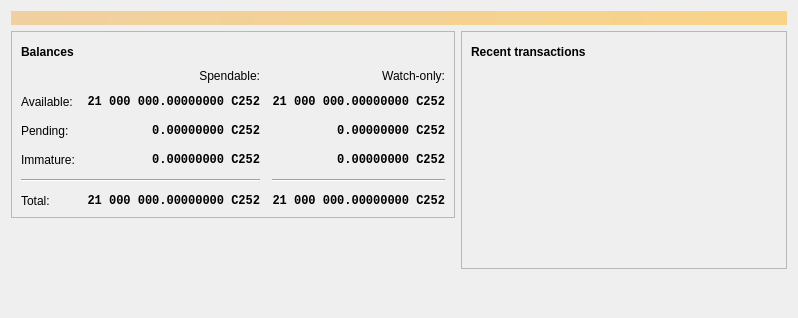
<?xml version="1.0" encoding="UTF-8"?>
<ui version="4.0">
 <class>OverviewPage</class>
 <widget class="QWidget" name="OverviewPage">
  <property name="geometry">
   <rect>
    <x>0</x>
    <y>0</y>
    <width>798</width>
    <height>318</height>
   </rect>
  </property>
  <property name="windowTitle">
   <string>Form</string>
  </property>
  <layout class="QVBoxLayout" name="topLayout">
   <item>
    <widget class="QLabel" name="labelAlerts">
     <property name="visible">
      <bool>false</bool>
     </property>
     <property name="styleSheet">
      <string notr="true">QLabel { background-color: qlineargradient(x1: 0, y1: 0, x2: 1, y2: 0, stop:0 #F0D0A0, stop:1 #F8D488); color:#000000; }</string>
     </property>
     <property name="wordWrap">
      <bool>true</bool>
     </property>
     <property name="margin">
      <number>3</number>
     </property>
     <property name="textInteractionFlags">
      <set>Qt::TextSelectableByMouse</set>
     </property>
    </widget>
   </item>
   <item>
    <layout class="QHBoxLayout" name="horizontalLayout" stretch="1,1">
     <item>
      <layout class="QVBoxLayout" name="verticalLayout_2">
       <item>
        <widget class="QFrame" name="frame">
         <property name="frameShape">
          <enum>QFrame::StyledPanel</enum>
         </property>
         <property name="frameShadow">
          <enum>QFrame::Raised</enum>
         </property>
         <layout class="QVBoxLayout" name="verticalLayout_4">
          <item>
           <layout class="QHBoxLayout" name="horizontalLayout_4">
            <item>
             <widget class="QLabel" name="label_5">
              <property name="font">
               <font>
                <weight>75</weight>
                <bold>true</bold>
               </font>
              </property>
              <property name="text">
               <string>Balances</string>
              </property>
             </widget>
            </item>
            <item>
             <widget class="QPushButton" name="labelWalletStatus">
              <property name="enabled">
               <bool>true</bool>
              </property>
              <property name="maximumSize">
               <size>
                <width>30</width>
                <height>16777215</height>
               </size>
              </property>
              <property name="toolTip">
               <string>The displayed information may be out of date. Your wallet automatically synchronizes with the Californium network after a connection is established, but this process has not completed yet.</string>
              </property>
              <property name="text">
               <string/>
              </property>
              <property name="icon">
               <iconset resource="../californium.qrc">
                <normaloff>:/icons/warning</normaloff>
                <disabledoff>:/icons/warning</disabledoff>:/icons/warning</iconset>
              </property>
              <property name="iconSize">
               <size>
                <width>24</width>
                <height>24</height>
               </size>
              </property>
              <property name="flat">
               <bool>true</bool>
              </property>
             </widget>
            </item>
            <item>
             <spacer name="horizontalSpacer_3">
              <property name="orientation">
               <enum>Qt::Horizontal</enum>
              </property>
              <property name="sizeHint" stdset="0">
               <size>
                <width>40</width>
                <height>20</height>
               </size>
              </property>
             </spacer>
            </item>
           </layout>
          </item>
          <item>
           <layout class="QGridLayout" name="gridLayout">
            <property name="spacing">
             <number>12</number>
            </property>
            <item row="2" column="2">
             <widget class="QLabel" name="labelWatchPending">
              <property name="font">
               <font>
                <family>Monospace</family>
                <weight>75</weight>
                <bold>true</bold>
               </font>
              </property>
              <property name="cursor">
               <cursorShape>IBeamCursor</cursorShape>
              </property>
              <property name="toolTip">
               <string>Unconfirmed transactions to watch-only addresses</string>
              </property>
              <property name="text">
               <string notr="true">0.00000000 C252</string>
              </property>
              <property name="alignment">
               <set>Qt::AlignRight|Qt::AlignTrailing|Qt::AlignVCenter</set>
              </property>
              <property name="textInteractionFlags">
               <set>Qt::LinksAccessibleByMouse|Qt::TextSelectableByKeyboard|Qt::TextSelectableByMouse</set>
              </property>
             </widget>
            </item>
            <item row="2" column="1">
             <widget class="QLabel" name="labelUnconfirmed">
              <property name="font">
               <font>
                <family>Monospace</family>
                <weight>75</weight>
                <bold>true</bold>
               </font>
              </property>
              <property name="cursor">
               <cursorShape>IBeamCursor</cursorShape>
              </property>
              <property name="toolTip">
               <string>Total of transactions that have yet to be confirmed, and do not yet count toward the spendable balance</string>
              </property>
              <property name="text">
               <string notr="true">0.00000000 C252</string>
              </property>
              <property name="alignment">
               <set>Qt::AlignRight|Qt::AlignTrailing|Qt::AlignVCenter</set>
              </property>
              <property name="textInteractionFlags">
               <set>Qt::LinksAccessibleByMouse|Qt::TextSelectableByKeyboard|Qt::TextSelectableByMouse</set>
              </property>
             </widget>
            </item>
            <item row="3" column="2">
             <widget class="QLabel" name="labelWatchImmature">
              <property name="font">
               <font>
                <family>Monospace</family>
                <weight>75</weight>
                <bold>true</bold>
               </font>
              </property>
              <property name="cursor">
               <cursorShape>IBeamCursor</cursorShape>
              </property>
              <property name="toolTip">
               <string>Mined balance in watch-only addresses that has not yet matured</string>
              </property>
              <property name="text">
               <string notr="true">0.00000000 C252</string>
              </property>
              <property name="alignment">
               <set>Qt::AlignRight|Qt::AlignTrailing|Qt::AlignVCenter</set>
              </property>
              <property name="textInteractionFlags">
               <set>Qt::LinksAccessibleByMouse|Qt::TextSelectableByKeyboard|Qt::TextSelectableByMouse</set>
              </property>
             </widget>
            </item>
            <item row="4" column="0" colspan="2">
             <widget class="Line" name="line">
              <property name="orientation">
               <enum>Qt::Horizontal</enum>
              </property>
             </widget>
            </item>
            <item row="4" column="2">
             <widget class="Line" name="lineWatchBalance">
              <property name="sizePolicy">
               <sizepolicy hsizetype="Preferred" vsizetype="Fixed">
                <horstretch>0</horstretch>
                <verstretch>0</verstretch>
               </sizepolicy>
              </property>
              <property name="minimumSize">
               <size>
                <width>140</width>
                <height>0</height>
               </size>
              </property>
              <property name="orientation">
               <enum>Qt::Horizontal</enum>
              </property>
             </widget>
            </item>
            <item row="5" column="0">
             <widget class="QLabel" name="labelTotalText">
              <property name="text">
               <string>Total:</string>
              </property>
             </widget>
            </item>
            <item row="3" column="1">
             <widget class="QLabel" name="labelImmature">
              <property name="font">
               <font>
                <family>Monospace</family>
                <weight>75</weight>
                <bold>true</bold>
               </font>
              </property>
              <property name="cursor">
               <cursorShape>IBeamCursor</cursorShape>
              </property>
              <property name="toolTip">
               <string>Mined balance that has not yet matured</string>
              </property>
              <property name="text">
               <string notr="true">0.00000000 C252</string>
              </property>
              <property name="alignment">
               <set>Qt::AlignRight|Qt::AlignTrailing|Qt::AlignVCenter</set>
              </property>
              <property name="textInteractionFlags">
               <set>Qt::LinksAccessibleByMouse|Qt::TextSelectableByKeyboard|Qt::TextSelectableByMouse</set>
              </property>
             </widget>
            </item>
            <item row="2" column="3">
             <spacer name="horizontalSpacer_2">
              <property name="orientation">
               <enum>Qt::Horizontal</enum>
              </property>
              <property name="sizeHint" stdset="0">
               <size>
                <width>40</width>
                <height>20</height>
               </size>
              </property>
             </spacer>
            </item>
            <item row="3" column="0">
             <widget class="QLabel" name="labelImmatureText">
              <property name="text">
               <string>Immature:</string>
              </property>
             </widget>
            </item>
            <item row="5" column="1">
             <widget class="QLabel" name="labelTotal">
              <property name="font">
               <font>
                <family>Monospace</family>
                <weight>75</weight>
                <bold>true</bold>
               </font>
              </property>
              <property name="cursor">
               <cursorShape>IBeamCursor</cursorShape>
              </property>
              <property name="toolTip">
               <string>Your current total balance</string>
              </property>
              <property name="text">
               <string notr="true">21 000 000.00000000 C252</string>
              </property>
              <property name="alignment">
               <set>Qt::AlignRight|Qt::AlignTrailing|Qt::AlignVCenter</set>
              </property>
              <property name="textInteractionFlags">
               <set>Qt::LinksAccessibleByMouse|Qt::TextSelectableByKeyboard|Qt::TextSelectableByMouse</set>
              </property>
             </widget>
            </item>
            <item row="5" column="2">
             <widget class="QLabel" name="labelWatchTotal">
              <property name="font">
               <font>
                <family>Monospace</family>
                <weight>75</weight>
                <bold>true</bold>
               </font>
              </property>
              <property name="cursor">
               <cursorShape>IBeamCursor</cursorShape>
              </property>
              <property name="toolTip">
               <string>Current total balance in watch-only addresses</string>
              </property>
              <property name="text">
               <string notr="true">21 000 000.00000000 C252</string>
              </property>
              <property name="alignment">
               <set>Qt::AlignRight|Qt::AlignTrailing|Qt::AlignVCenter</set>
              </property>
              <property name="textInteractionFlags">
               <set>Qt::LinksAccessibleByMouse|Qt::TextSelectableByKeyboard|Qt::TextSelectableByMouse</set>
              </property>
             </widget>
            </item>
            <item row="0" column="2">
             <widget class="QLabel" name="labelWatchonly">
              <property name="text">
               <string>Watch-only:</string>
              </property>
              <property name="alignment">
               <set>Qt::AlignRight|Qt::AlignTrailing|Qt::AlignVCenter</set>
              </property>
             </widget>
            </item>
            <item row="1" column="0">
             <widget class="QLabel" name="labelBalanceText">
              <property name="text">
               <string>Available:</string>
              </property>
             </widget>
            </item>
            <item row="1" column="1">
             <widget class="QLabel" name="labelBalance">
              <property name="font">
               <font>
                <family>Monospace</family>
                <weight>75</weight>
                <bold>true</bold>
               </font>
              </property>
              <property name="cursor">
               <cursorShape>IBeamCursor</cursorShape>
              </property>
              <property name="toolTip">
               <string>Your current spendable balance</string>
              </property>
              <property name="text">
               <string notr="true">21 000 000.00000000 C252</string>
              </property>
              <property name="alignment">
               <set>Qt::AlignRight|Qt::AlignTrailing|Qt::AlignVCenter</set>
              </property>
              <property name="textInteractionFlags">
               <set>Qt::LinksAccessibleByMouse|Qt::TextSelectableByKeyboard|Qt::TextSelectableByMouse</set>
              </property>
             </widget>
            </item>
            <item row="1" column="2">
             <widget class="QLabel" name="labelWatchAvailable">
              <property name="font">
               <font>
                <family>Monospace</family>
                <weight>75</weight>
                <bold>true</bold>
               </font>
              </property>
              <property name="cursor">
               <cursorShape>IBeamCursor</cursorShape>
              </property>
              <property name="toolTip">
               <string>Your current balance in watch-only addresses</string>
              </property>
              <property name="text">
               <string notr="true">21 000 000.00000000 C252</string>
              </property>
              <property name="alignment">
               <set>Qt::AlignRight|Qt::AlignTrailing|Qt::AlignVCenter</set>
              </property>
              <property name="textInteractionFlags">
               <set>Qt::LinksAccessibleByMouse|Qt::TextSelectableByKeyboard|Qt::TextSelectableByMouse</set>
              </property>
             </widget>
            </item>
            <item row="2" column="0">
             <widget class="QLabel" name="labelPendingText">
              <property name="text">
               <string>Pending:</string>
              </property>
             </widget>
            </item>
            <item row="0" column="1">
             <widget class="QLabel" name="labelSpendable">
              <property name="text">
               <string>Spendable:</string>
              </property>
              <property name="alignment">
               <set>Qt::AlignRight|Qt::AlignTrailing|Qt::AlignVCenter</set>
              </property>
             </widget>
            </item>
           </layout>
          </item>
         </layout>
        </widget>
       </item>
       <item>
        <spacer name="verticalSpacer">
         <property name="orientation">
          <enum>Qt::Vertical</enum>
         </property>
         <property name="sizeHint" stdset="0">
          <size>
           <width>20</width>
           <height>40</height>
          </size>
         </property>
        </spacer>
       </item>
      </layout>
     </item>
     <item>
      <layout class="QVBoxLayout" name="verticalLayout_3">
       <item>
        <widget class="QFrame" name="frame_2">
         <property name="frameShape">
          <enum>QFrame::StyledPanel</enum>
         </property>
         <property name="frameShadow">
          <enum>QFrame::Raised</enum>
         </property>
         <layout class="QVBoxLayout" name="verticalLayout">
          <item>
           <layout class="QHBoxLayout" name="horizontalLayout_2">
            <item>
             <widget class="QLabel" name="label_4">
              <property name="font">
               <font>
                <weight>75</weight>
                <bold>true</bold>
               </font>
              </property>
              <property name="text">
               <string>Recent transactions</string>
              </property>
             </widget>
            </item>
            <item>
             <widget class="QPushButton" name="labelTransactionsStatus">
              <property name="enabled">
               <bool>true</bool>
              </property>
              <property name="maximumSize">
               <size>
                <width>30</width>
                <height>16777215</height>
               </size>
              </property>
              <property name="toolTip">
               <string>The displayed information may be out of date. Your wallet automatically synchronizes with the Californium network after a connection is established, but this process has not completed yet.</string>
              </property>
              <property name="text">
               <string/>
              </property>
              <property name="icon">
               <iconset resource="../californium.qrc">
                <normaloff>:/icons/warning</normaloff>
                <disabledoff>:/icons/warning</disabledoff>:/icons/warning</iconset>
              </property>
              <property name="iconSize">
               <size>
                <width>24</width>
                <height>24</height>
               </size>
              </property>
              <property name="flat">
               <bool>true</bool>
              </property>
             </widget>
            </item>
            <item>
             <spacer name="horizontalSpacer">
              <property name="orientation">
               <enum>Qt::Horizontal</enum>
              </property>
              <property name="sizeHint" stdset="0">
               <size>
                <width>40</width>
                <height>20</height>
               </size>
              </property>
             </spacer>
            </item>
           </layout>
          </item>
          <item>
           <widget class="QListView" name="listTransactions">
            <property name="styleSheet">
             <string notr="true">QListView { background: transparent; }</string>
            </property>
            <property name="frameShape">
             <enum>QFrame::NoFrame</enum>
            </property>
            <property name="verticalScrollBarPolicy">
             <enum>Qt::ScrollBarAlwaysOff</enum>
            </property>
            <property name="horizontalScrollBarPolicy">
             <enum>Qt::ScrollBarAlwaysOff</enum>
            </property>
            <property name="selectionMode">
             <enum>QAbstractItemView::NoSelection</enum>
            </property>
           </widget>
          </item>
         </layout>
        </widget>
       </item>
       <item>
        <spacer name="verticalSpacer_2">
         <property name="orientation">
          <enum>Qt::Vertical</enum>
         </property>
         <property name="sizeHint" stdset="0">
          <size>
           <width>20</width>
           <height>40</height>
          </size>
         </property>
        </spacer>
       </item>
      </layout>
     </item>
    </layout>
   </item>
  </layout>
 </widget>
 <resources/>
 <connections/>
</ui>
